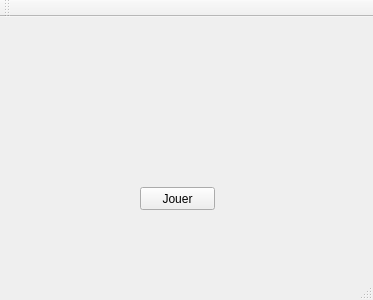
<?xml version="1.0" encoding="UTF-8"?>
<ui version="4.0">
 <class>MainWindow</class>
 <widget class="QMainWindow" name="MainWindow">
  <property name="geometry">
   <rect>
    <x>0</x>
    <y>0</y>
    <width>373</width>
    <height>300</height>
   </rect>
  </property>
  <property name="windowTitle">
   <string>MainWindow</string>
  </property>
  <widget class="QWidget" name="centralWidget">
   <widget class="QPushButton" name="Boutton_jouer">
    <property name="geometry">
     <rect>
      <x>140</x>
      <y>170</y>
      <width>75</width>
      <height>23</height>
     </rect>
    </property>
    <property name="text">
     <string>Jouer</string>
    </property>
   </widget>
   <widget class="QLabel" name="label">
    <property name="geometry">
     <rect>
      <x>110</x>
      <y>90</y>
      <width>141</width>
      <height>81</height>
     </rect>
    </property>
    <property name="text">
     <string/>
    </property>
    <property name="buddy">
     <cstring></cstring>
    </property>
   </widget>
  </widget>
  <widget class="QMenuBar" name="menuBar">
   <property name="geometry">
    <rect>
     <x>0</x>
     <y>0</y>
     <width>373</width>
     <height>21</height>
    </rect>
   </property>
  </widget>
  <widget class="QToolBar" name="mainToolBar">
   <attribute name="toolBarArea">
    <enum>TopToolBarArea</enum>
   </attribute>
   <attribute name="toolBarBreak">
    <bool>false</bool>
   </attribute>
  </widget>
  <widget class="QStatusBar" name="statusBar"/>
 </widget>
 <layoutdefault spacing="6" margin="11"/>
 <resources/>
 <connections/>
</ui>
